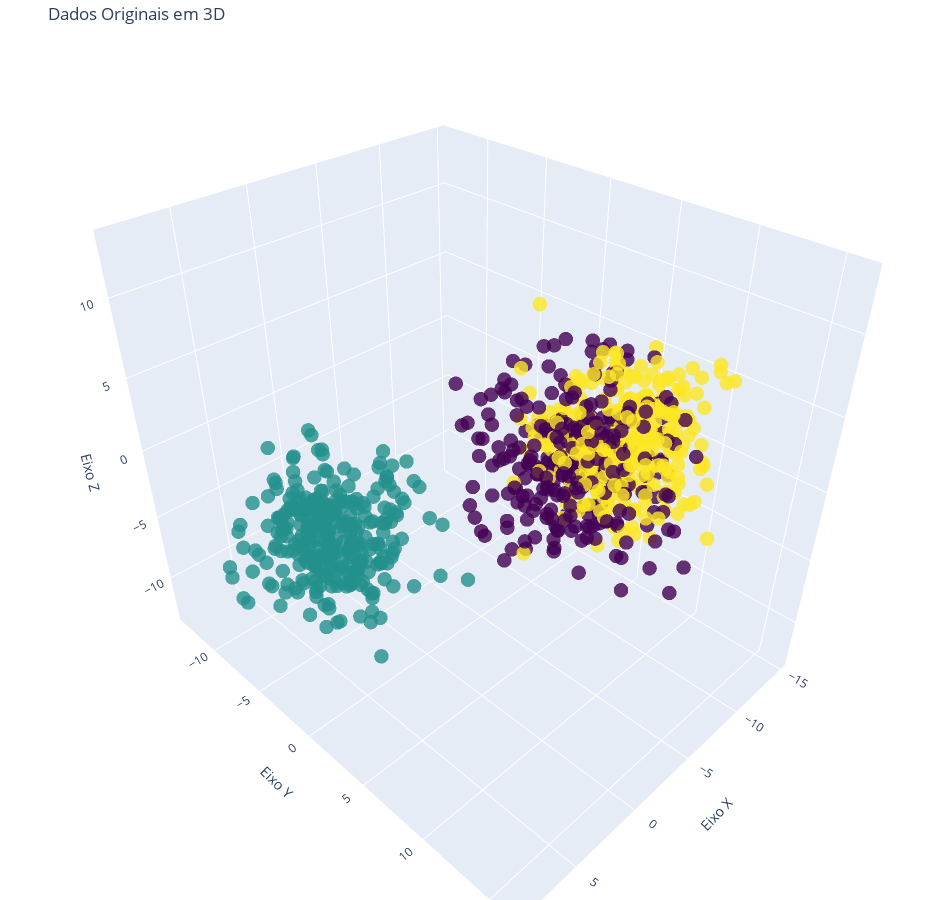

Notebook cell for this chart:
### Markdown cell above
## Data

### Code cell
# Criar dados sintéticos
X, y = make_blobs(n_samples=900, centers=3, n_features=3, cluster_std=2.5, random_state=42)

# Criar o gráfico 3D
fig = go.Figure()

# Adicionar pontos ao gráfico
fig.add_trace(go.Scatter3d(
    x=X[:, 0],
    y=X[:, 1],
    z=X[:, 2],
    mode='markers',
    marker=dict(
        size=5,
        color=y,  # Colorir de acordo com o cluster
        colorscale='Viridis',
        opacity=0.8
    )
))

# Configurar layout
fig.update_layout(
    title="Dados Originais em 3D",
    scene=dict(
        xaxis_title='Eixo X',
        yaxis_title='Eixo Y',
        zaxis_title='Eixo Z'
    ),
    margin=dict(l=0, r=0, b=0, t=40),
    height=900,
    width= 950,
)

# Mostrar o gráfico
fig.show()

### Figure 1 — Plotly figure (JSON) as saved in the notebook; plotly's stock layout.template omitted (floating-point values rounded to 4 significant figures; data arrays with more than 128 entries replaced by an {"elided": "..."} marker saying what was removed)
{"data": [{"marker": {"color": {"elided": "900 int values"}, "colorscale": [[0, "#440154"], [0.1111, "#482878"], [0.2222, "#3e4989"], [0.3333, "#31688e"], [0.4444, "#26828e"], [0.5556, "#1f9e89"], [0.6667, "#35b779"], [0.7778, "#6ece58"], [0.8889, "#b5de2b"], [1, "#fde725"]], "opacity": 0.8, "size": 5}, "mode": "markers", "type": "scatter3d", "x": {"elided": "900 float values"}, "y": {"elided": "900 float values"}, "z": {"elided": "900 float values"}}], "layout": {"height": 900, "margin": {"b": 0, "l": 0, "r": 0, "t": 40}, "scene": {"xaxis": {"title": {"text": "Eixo X"}}, "yaxis": {"title": {"text": "Eixo Y"}}, "zaxis": {"title": {"text": "Eixo Z"}}}, "title": {"text": "Dados Originais em 3D"}, "width": 950}}
